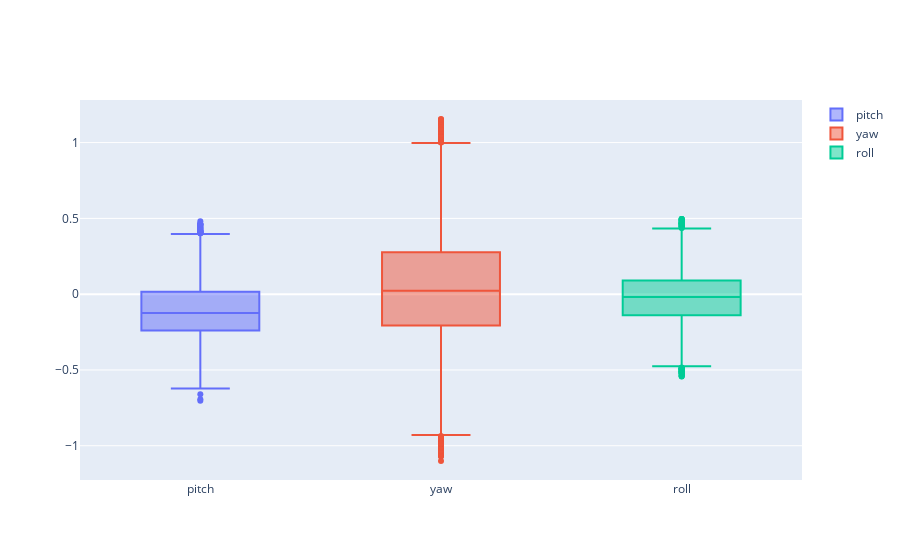

Write notebook code for a chart like this one.
### Code cell
#delete outliers in pitch and yaw
for col in ['pitch','yaw','roll']:
    IQR = df[col].quantile(0.75) - df[col].quantile(0.25)
    max = df[col].quantile(0.75) +1.5*IQR
    min = df[col].quantile(0.25) -1.5*IQR 
    outlierdf = df[(df[col] > max) | (df[col] < min)]
    df.drop(df[(df[col] > max) | (df[col] < min)].index, inplace=True)


df[['pitch','yaw','roll']].hist(figsize=(8,8))

fig = go.Figure()
fig.add_trace(go.Box(y= df['pitch'],name="pitch"),)
fig.add_trace(go.Box(y=df['yaw'],name= "yaw"))
fig.add_trace(go.Box(y=df['roll'],name = "roll"))

fig.show()

### Figure 1 — Plotly figure (JSON) as saved in the notebook; plotly's stock layout.template omitted (floating-point values rounded to 4 significant figures; data arrays with more than 128 entries replaced by an {"elided": "..."} marker saying what was removed)
{"data": [{"name": "pitch", "type": "box", "y": {"elided": "1580 float values"}}, {"name": "yaw", "type": "box", "y": {"elided": "1580 float values"}}, {"name": "roll", "type": "box", "y": {"elided": "1580 float values"}}], "layout": {}}
